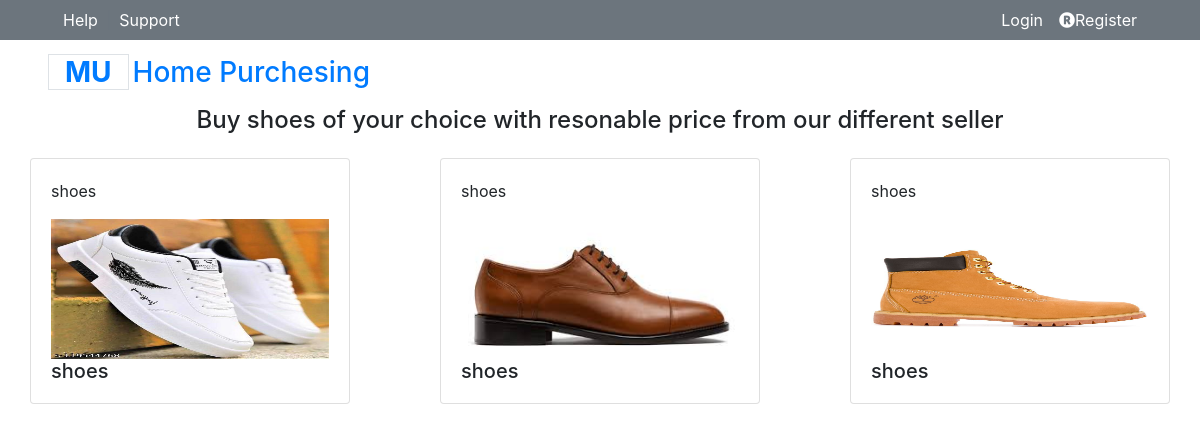
Screenshot of /shoes.php with the database file from the repository.
### tables this page shows
CREATE TABLE `product` (
  `productId` int(11) NOT NULL,
  `productName` text NOT NULL,
  `soldBy` int(11) NOT NULL,
  `status` varchar(50) NOT NULL DEFAULT '''available''',
  `productCategory` int(11) NOT NULL,
  `productImage` text NOT NULL
);

CREATE TABLE `productcategory` (
  `pCategoryId` int(11) NOT NULL,
  `categoryName` text NOT NULL,
  `dateAdded` date NOT NULL,
  `addedBy` int(11) NOT NULL
);

### assets/tamplates/viewProduct.php (the view)
<div class="col-md-4 col-sm-6 my-2">
	<div class="card m-auto job" style="width: 20rem;">
		<div class="card-body">
            <p><?= $product['categoryName']; ?></p>
                <a href="viewProductInfo.php?productInfo=<?php echo $product['productId']; ?>" class="cat-img position-relative overflow-hidden mb-3">
                    <img class="img-fluid" src="upload/<?= $product['productImage']; ?>" alt="product img" style="height: 140px; width: 100%;">
                </a>
            <h5 class="font-weight-semi-bold m-0"><?= $product['productName']; ?></h5>
        </div>
    </div>
</div>

### shoes.php
<?php require_once('include/navbar.php'); ?>
<h4 class="text-center">Buy shoes of your choice with resonable price from our different seller</h4>
    <div class="row animated--grow-in">
        <div class="col-xl-12">
            <div class="row main-section my-2">
                <?php
                    $productRecord = $conn->query("SELECT * FROM product, productcategory where product.productCategory = productcategory.pCategoryId and productcategory.categoryName = 'shoes' ");
                    $ProdcutResult = mysqli_num_rows($productRecord);
                    if($ProdcutResult > 0):
                        while($ProdcutResult > 0):
                            $ProdcutResult--;
                            $product = mysqli_fetch_assoc($productRecord);
                                include('assets/tamplates/viewProduct.php');
                        endwhile;
                    endif;
                ?>
            </div>
        </div>
    </div>

### rows the page displays
product: productcategory.categoryName "shoes", productImage (picture), productName "shoes"
product: productcategory.categoryName "shoes", productImage (picture), productName "shoes"
product: productcategory.categoryName "shoes", productImage (picture), productName "shoes"
